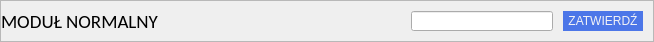
                  <widget class="QFrame" name="frame_normal_module">
                   <property name="sizePolicy">
                    <sizepolicy hsizetype="Minimum" vsizetype="Maximum">
                     <horstretch>0</horstretch>
                     <verstretch>0</verstretch>
                    </sizepolicy>
                   </property>
                   <property name="maximumSize">
                    <size>
                     <width>16777215</width>
                     <height>42</height>
                    </size>
                   </property>
                   <property name="styleSheet">
                    <string notr="true"/>
                   </property>
                   <property name="frameShape">
                    <enum>QFrame::StyledPanel</enum>
                   </property>
                   <property name="frameShadow">
                    <enum>QFrame::Raised</enum>
                   </property>
                   <layout class="QHBoxLayout" name="horizontalLayout_26">
                    <property name="spacing">
                     <number>0</number>
                    </property>
                    <property name="leftMargin">
                     <number>0</number>
                    </property>
                    <property name="topMargin">
                     <number>0</number>
                    </property>
                    <property name="rightMargin">
                     <number>0</number>
                    </property>
                    <property name="bottomMargin">
                     <number>0</number>
                    </property>
                    <item>
                     <widget class="QLabel" name="label_normal_module">
                      <property name="sizePolicy">
                       <sizepolicy hsizetype="Fixed" vsizetype="Preferred">
                        <horstretch>0</horstretch>
                        <verstretch>0</verstretch>
                       </sizepolicy>
                      </property>
                      <property name="minimumSize">
                       <size>
                        <width>400</width>
                        <height>40</height>
                       </size>
                      </property>
                      <property name="maximumSize">
                       <size>
                        <width>400</width>
                        <height>16777215</height>
                       </size>
                      </property>
                      <property name="font">
                       <font>
                        <family>Calibri</family>
                        <pointsize>14</pointsize>
                       </font>
                      </property>
                      <property name="text">
                       <string>MODUŁ NORMALNY</string>
                      </property>
                     </widget>
                    </item>
                    <item>
                     <widget class="QLineEdit" name="lineEdit_normal_module">
                      <property name="enabled">
                       <bool>true</bool>
                      </property>
                      <property name="sizePolicy">
                       <sizepolicy hsizetype="Expanding" vsizetype="Fixed">
                        <horstretch>0</horstretch>
                        <verstretch>0</verstretch>
                       </sizepolicy>
                      </property>
                      <property name="minimumSize">
                       <size>
                        <width>0</width>
                        <height>40</height>
                       </size>
                      </property>
                      <property name="maximumSize">
                       <size>
                        <width>16777215</width>
                        <height>16777215</height>
                       </size>
                      </property>
                      <property name="font">
                       <font>
                        <family>Calibri</family>
                        <pointsize>14</pointsize>
                       </font>
                      </property>
                      <property name="styleSheet">
                       <string notr="true">margin: 10px;</string>
                      </property>
                      <property name="dragEnabled">
                       <bool>false</bool>
                      </property>
                      <property name="placeholderText">
                       <string/>
                      </property>
                      <property name="clearButtonEnabled">
                       <bool>true</bool>
                      </property>
                     </widget>
                    </item>
                    <item>
                     <widget class="QPushButton" name="normal_module_confirm_btn">
                      <property name="styleSheet">
                       <string notr="true">QPushButton{
color: rgb(242, 242, 246);
background-color: rgb(76, 118, 232);
border: none;
height: 20;
margin-right: 10px;
padding: 0 5 0 5;
}
QPushButton:hover{
background-color: rgb(51, 82, 148);
}
</string>
                      </property>
                      <property name="text">
                       <string>ZATWIERDŹ</string>
                      </property>
                     </widget>
                    </item>
                   </layout>
                  </widget>
